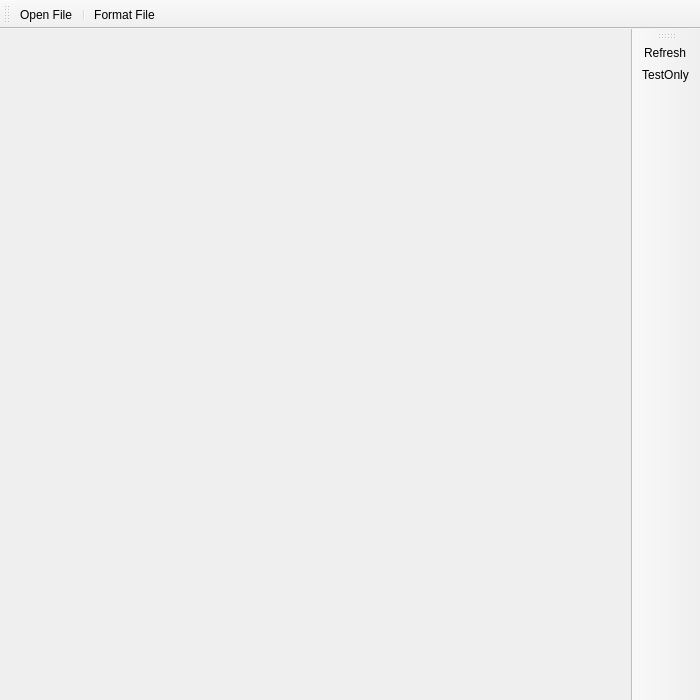
<?xml version="1.0" encoding="UTF-8"?>
<ui version="4.0">
 <class>QtLancifolium</class>
 <widget class="QMainWindow" name="QtLancifolium">
  <property name="geometry">
   <rect>
    <x>0</x>
    <y>0</y>
    <width>700</width>
    <height>700</height>
   </rect>
  </property>
  <property name="windowTitle">
   <string>QtLancifolium</string>
  </property>
  <widget class="QWidget" name="centralWidget"/>
  <widget class="QMenuBar" name="LancMenu">
   <property name="geometry">
    <rect>
     <x>0</x>
     <y>0</y>
     <width>700</width>
     <height>21</height>
    </rect>
   </property>
  </widget>
  <widget class="QToolBar" name="movactions">
   <property name="windowTitle">
    <string>toolBar</string>
   </property>
   <attribute name="toolBarArea">
    <enum>RightToolBarArea</enum>
   </attribute>
   <attribute name="toolBarBreak">
    <bool>false</bool>
   </attribute>
   <addaction name="actionRefresh"/>
   <addaction name="actionTestOnly"/>
  </widget>
  <widget class="QToolBar" name="toolbar">
   <property name="windowTitle">
    <string>toolBar</string>
   </property>
   <attribute name="toolBarArea">
    <enum>TopToolBarArea</enum>
   </attribute>
   <attribute name="toolBarBreak">
    <bool>false</bool>
   </attribute>
   <addaction name="actionOpen_File"/>
   <addaction name="separator"/>
   <addaction name="actionFormat_File"/>
  </widget>
  <action name="actionOpen_File">
   <property name="checkable">
    <bool>true</bool>
   </property>
   <property name="icon">
    <iconset>
     <normalon>../../Pictures/Task/Porcelain.jpg</normalon>
    </iconset>
   </property>
   <property name="text">
    <string>Open File</string>
   </property>
   <property name="toolTip">
    <string>open SGF file</string>
   </property>
   <property name="shortcut">
    <string>Ctrl+O</string>
   </property>
  </action>
  <action name="actionRefresh">
   <property name="checkable">
    <bool>true</bool>
   </property>
   <property name="icon">
    <iconset>
     <normaloff>../../Pictures/Task/LawSmall.jpg</normaloff>../../Pictures/Task/LawSmall.jpg</iconset>
   </property>
   <property name="text">
    <string>Refresh</string>
   </property>
   <property name="toolTip">
    <string>Refresh</string>
   </property>
   <property name="shortcut">
    <string>Alt+R</string>
   </property>
  </action>
  <action name="actionFormat_File">
   <property name="checkable">
    <bool>true</bool>
   </property>
   <property name="icon">
    <iconset>
     <normaloff>../../Pictures/Task/hawk.png</normaloff>../../Pictures/Task/hawk.png</iconset>
   </property>
   <property name="text">
    <string>Format File</string>
   </property>
   <property name="toolTip">
    <string>Format File</string>
   </property>
   <property name="shortcut">
    <string>Alt+F</string>
   </property>
  </action>
  <action name="actionTestOnly">
   <property name="checkable">
    <bool>true</bool>
   </property>
   <property name="icon">
    <iconset theme="Nothing"/>
   </property>
   <property name="text">
    <string>TestOnly</string>
   </property>
   <property name="toolTip">
    <string>Only for test. </string>
   </property>
  </action>
 </widget>
 <layoutdefault spacing="6" margin="11"/>
 <resources/>
 <connections/>
</ui>
